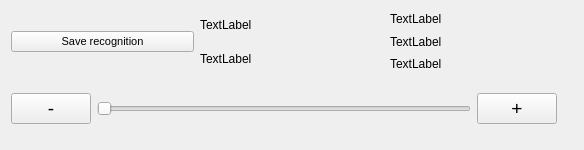
   <widget class="QWidget" name="verticalLayoutWidget_6">
    <property name="geometry">
     <rect>
      <x>9</x>
      <y>569</y>
      <width>584</width>
      <height>150</height>
     </rect>
    </property>
    <layout class="QVBoxLayout" name="verticalLayout_6">
     <item>
      <layout class="QHBoxLayout" name="horizontalLayout_11">
       <item>
        <widget class="QPushButton" name="pushButton_save_recongnition">
         <property name="font">
          <font>
           <pointsize>8</pointsize>
          </font>
         </property>
         <property name="text">
          <string>Save recognition</string>
         </property>
        </widget>
       </item>
       <item>
        <layout class="QVBoxLayout" name="verticalLayout_4">
         <item>
          <widget class="QLabel" name="label_image_origin_shape">
           <property name="font">
            <font>
             <pointsize>9</pointsize>
            </font>
           </property>
           <property name="text">
            <string>TextLabel</string>
           </property>
          </widget>
         </item>
         <item>
          <widget class="QLabel" name="label_image_current_shape">
           <property name="font">
            <font>
             <pointsize>9</pointsize>
            </font>
           </property>
           <property name="text">
            <string>TextLabel</string>
           </property>
          </widget>
         </item>
        </layout>
       </item>
       <item>
        <layout class="QVBoxLayout" name="verticalLayout_5">
         <item>
          <widget class="QLabel" name="label_click_pos">
           <property name="font">
            <font>
             <pointsize>9</pointsize>
            </font>
           </property>
           <property name="text">
            <string>TextLabel</string>
           </property>
          </widget>
         </item>
         <item>
          <widget class="QLabel" name="label_normal_pos">
           <property name="font">
            <font>
             <pointsize>9</pointsize>
            </font>
           </property>
           <property name="text">
            <string>TextLabel</string>
           </property>
          </widget>
         </item>
         <item>
          <widget class="QLabel" name="label_real_pos">
           <property name="font">
            <font>
             <pointsize>9</pointsize>
            </font>
           </property>
           <property name="text">
            <string>TextLabel</string>
           </property>
          </widget>
         </item>
        </layout>
       </item>
      </layout>
     </item>
     <item>
      <layout class="QHBoxLayout" name="horizontalLayout_10">
       <item>
        <widget class="QPushButton" name="pushButton_zoom_in">
         <property name="font">
          <font>
           <pointsize>14</pointsize>
          </font>
         </property>
         <property name="text">
          <string>-</string>
         </property>
        </widget>
       </item>
       <item>
        <widget class="QSlider" name="Slider_ImageSizeArea">
         <property name="orientation">
          <enum>Qt::Horizontal</enum>
         </property>
        </widget>
       </item>
       <item>
        <widget class="QPushButton" name="pushButton_zoom_out">
         <property name="font">
          <font>
           <pointsize>14</pointsize>
          </font>
         </property>
         <property name="text">
          <string>+</string>
         </property>
        </widget>
       </item>
       <item>
        <widget class="QLabel" name="label_ratio">
         <property name="font">
          <font>
           <pointsize>13</pointsize>
          </font>
         </property>
         <property name="text">
          <string/>
         </property>
        </widget>
       </item>
      </layout>
     </item>
    </layout>
   </widget>
